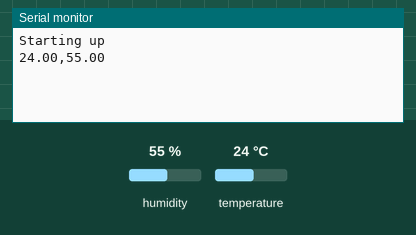
This sketch was run on a simulated Arduino Uno, built with avr-gcc and run on an emulated ATmega328P. Shown: the last lines printed to the serial monitor. The inputs (shaded band) are chosen by the test bench; at power-on: humidity 55 %, temperature 24 °C.

Above: at 1.2 s.
1.3 s: humidity set to 22 %
At 2.6 s:
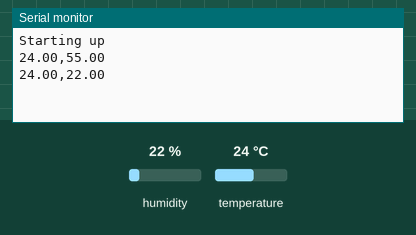
2.8 s: temperature set to 12 °C
4.3 s: humidity set to 40 %
At 4.3 s:
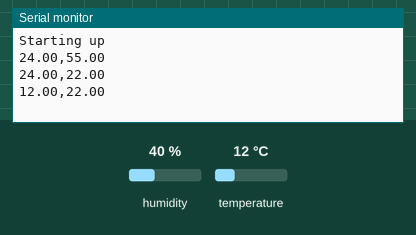
Timing chart, 0 to 7.3 s (numbered marks = the images above; inputs shaded):
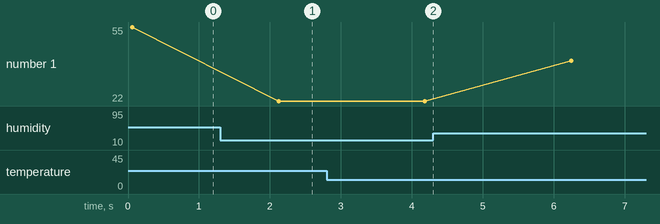

Measured:
- after the input at 1.3 s, the serial monitor: prints a new line after 0.82 s (image 1)
- plotted number 1: 55 → 22 after the input at 1.3 s, 22 → 40 after the input at 4.3 s

The sketch:

SHT11_2_java_serial_port.ino.ino
```cpp
// (licence header left out)
#include <SHT1x.h>

// Specify data and clock connections and instantiate SHT1x object
#define dataPin  0
#define clockPin 2

SHT1x sht1x(dataPin, clockPin);

void setup()
{
   Serial.begin(9600); // Open serial connection to report values to host
   Serial.println("Starting up");
}

void loop()
{
  float temp_c;
  float temp_f;
  float humidity;

  // Read values from the sensor
  temp_c = sht1x.readTemperatureC();
  temp_f = sht1x.readTemperatureF();
  humidity = sht1x.readHumidity();

  // Print the values to the serial port
  char string[25];
  String json =  itoa(temp_c,string,10);
  char t[20];
  char h[5];
  dtostrf(temp_c,1,2,t);
  dtostrf(humidity,1,2,h);
  String res = t;
  res += ",";
  res += h;
  Serial.println(res);
//  Serial.print("t:");
//  Serial.print(temp_c, DEC);
//  Serial.print("h:");
//  Serial.print(humidity);
//  Serial.println("");

  delay(2000);
}
```
